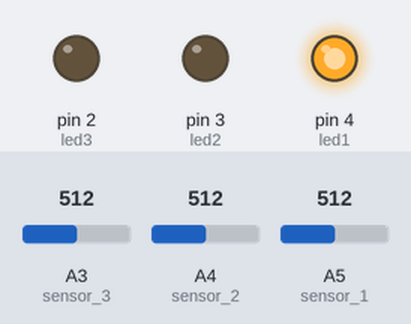
A sketch run on a simulated Arduino Uno, built with avr-gcc and run on an emulated ATmega328P. Parts: output pins drawn as LEDs (lit = HIGH). Inputs (shaded band) come from the test bench; at power-on: A5 (sensor_1) = 512, A4 (sensor_2) = 512, A3 (sensor_3) = 512. What the sketch prints to the serial monitor is not drawn.

Above: at 6.0 s.
6.1 s: A5 (sensor_1) set to 466
17.2 s: A5 (sensor_1) set to 434
At 21.9 s:
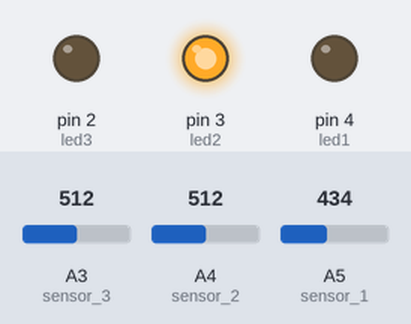
27.7 s: A4 (sensor_2) set to 460
33.9 s: A4 (sensor_2) set to 436
At 37.4 s:
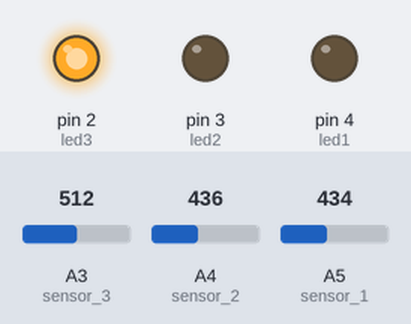
43.4 s: A3 (sensor_3) set to 440
At 48.5 s:
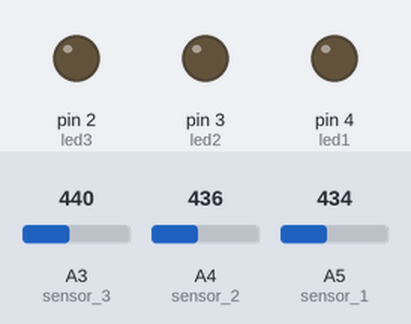
Timing chart, 0 to 50.0 s (numbered marks = the images above; inputs shaded):
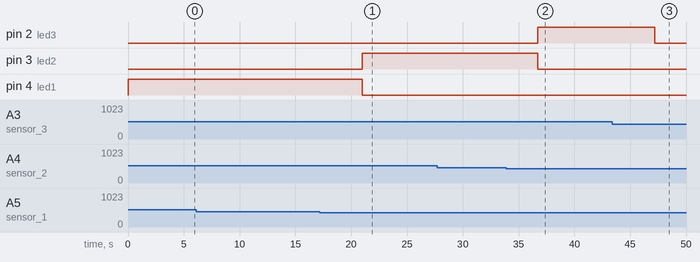

The sketch:

main.ino
```cpp
#include <Keypad.h>

//initializing info - These are the only parameters that would change per building.
const int exitCount = 6;
char exitName[exitCount] = {'A', 'B', 'C', 'D', 'E', 'F'};
int BuildingInfo[2][exitCount]= {
  {3, 2, 1, 2, 1, 4},
  {0, 0, 0, 0, 0, 0}
};
int RateOfSpread = 1;
int sensor1Dist[exitCount] = {0, 40, 230, 140, 200, 100};  //distance of exits from various sensors
int sensor2Dist[exitCount] = {190, 50, 100, 0, 130, 240};
int sensor3Dist[exitCount] = {90, 250, 130, 140, 0, 100};


//global optimization variables
int maxPplPerExit[exitCount];
int maxPpl;
float idealTime;
int find_idealTimeVal;


//main output array
int ppl[exitCount];

//initializing smoke sensors
int sensor_1 = A5;
int gasReading_1 = 0;
int led1 = 4;

int sensor_2 = A4;
int gasReading_2 = 0;
int led2 = 3;

int sensor_3 = A3;
int gasReading_3 = 0;
int led3 = 2;

bool smoke_trigger = false;


//initializing ppl counter through keypad
int pplCount = 0;
char currentKey=' ';

const byte ROWS = 4;
const byte COLS = 3;
char keys[ROWS][COLS] = {
  {'1','2','3'},
  {'4','5','6'},
  {'7','8','9'},
  {'*','0','#'}
};
byte rowPins[ROWS] = {11, 10, 9, 8};
byte colPins[COLS] = {7, 6, 5};

Keypad keypad = Keypad( makeKeymap(keys), rowPins, colPins, ROWS, COLS );

void setup(){
  pinMode(led1, OUTPUT);
  pinMode(led2, OUTPUT);
  pinMode(led3, OUTPUT);
  Serial.begin(9600);

  digitalWrite(led1, LOW);
  digitalWrite(led2, LOW);
  digitalWrite(led3, LOW);
}

void loop() {


  //gas sensor code
  gasReading_1 = analogRead(sensor_1);
  gasReading_2 = analogRead(sensor_2);
  gasReading_3 = analogRead(sensor_3);

  if (gasReading_1 > 450)
  {
    for (int p = 0; p < exitCount; p++){
      //input distance is changed to that of the triggered sensor
      BuildingInfo[1][p] = sensor1Dist[p];
    }
    digitalWrite(led1, HIGH);
    Serial.println("SMOKE ALARM 1 TRIGGERED!");
    smoke_trigger = true;
  }

  else if (gasReading_2 > 450)
  {
    for (int q = 0; q < exitCount; q++){
      BuildingInfo[1][q] = sensor2Dist[q];
    }
    digitalWrite(led2, HIGH);
    Serial.println("SMOKE ALARM 2 TRIGGERED!");
    smoke_trigger = true;
  }

  else if (gasReading_3 > 450)
  {
    for (int r = 0; r < exitCount; r++){
      BuildingInfo[1][r] = sensor3Dist[r];
    }
    digitalWrite(led3, HIGH);
    Serial.println("SMOKE ALARM 3 TRIGGERED!");
    smoke_trigger = true;
  }

  //code for finding total no. of ppl using keypad
  char lkey = keypad.getKey();
  if (lkey != NO_KEY && ((int)lkey-48)>0){

    if (currentKey=='*') {
    	pplCount = pplCount - ((int)lkey-48);
    }
    if (currentKey=='#') {
      	pplCount = pplCount + ((int)lkey-48);
    }
    currentKey=' ';
    Serial.println(pplCount);
  }
  if (lkey != NO_KEY && lkey == '*')
  {
    Serial.print(lkey);
    currentKey=lkey;
  }
  if (lkey != NO_KEY && lkey == '#')
  {
    Serial.print(lkey);
    currentKey=lkey;
  }

 //static values for optimization math
  for(int i = 0; i<exitCount; i++){
    maxPplPerExit[i] = BuildingInfo[0][i]*BuildingInfo[1][i]/RateOfSpread;
    maxPpl = maxPpl + maxPplPerExit[i];
    if (BuildingInfo[1][i] != 0){
      find_idealTimeVal = find_idealTimeVal + BuildingInfo[0][i];
  }
 }

  //dynamic optimization code
  if (smoke_trigger){
    if (maxPpl > pplCount){

      idealTime = pplCount/find_idealTimeVal;
      int pplFilled=0;

      for (int j = 0; j<exitCount; j++){
        /*
        idealTime and idealPpl refer to the value of time it would
        have taken for ppl to evacuate not counting any gas spread limitation
        and the no. of ppl that would've exited through each exit in this situation.
        */
        float idealPpl = idealTime*BuildingInfo[0][j];
        idealPpl = (int)idealPpl;

        /*here we evaluate if we can take in the ideal value without
        crossing the max value because that would be the best possible situation*/
        if (idealPpl >= maxPplPerExit[j]){
          ppl[j] = maxPplPerExit[j];
        }
        else {
          ppl[j] = idealPpl;
        }
        pplFilled = pplFilled + ppl[j];
      }
      int pplLeft = pplCount - pplFilled;
      //^^here^^ we have some values that had crossed max, so they were reduced,
      //therefore, now, the whole pplCount hasn't yet been accomodated.

      int pplFilledWhileloop = 1;
      while (pplFilledWhileloop>0){
        pplFilledWhileloop = 0;
        for (int k = 0; k<exitCount; k++){
      	  int tmpfilled = int(pplLeft*BuildingInfo[0][k]/find_idealTimeVal);
          ppl[k] = ppl[k] + tmpfilled;
          if (ppl[k] > maxPplPerExit[k]){
            ppl[k] = maxPplPerExit[k];
          } else {
            	pplFilledWhileloop = pplFilledWhileloop + tmpfilled;
          }
        }
        pplLeft = pplLeft - pplFilledWhileloop;
      }

      int highestWidth = 0;
      int indexhighestWidth = 0;
      for (int m = 0; m<exitCount; m++){
        if (BuildingInfo[0][m] > highestWidth){
          highestWidth = BuildingInfo[0][m];
          indexhighestWidth = m;
        }
      }

      ppl[indexhighestWidth] = ppl[indexhighestWidth] + pplLeft;
    }
    else {
      Serial.println("ERROR: BUILDING EXCEEDED MAXIMUM SAFE CAPACITY!");
    }
  }
  if (smoke_trigger){
  //optimization output
    for (int n = 0; n<exitCount; n++){
      Serial.print("People who should exit from exit ");
      Serial.print(exitName[n]);
      Serial.print(" is: ");
      Serial.println(ppl[n]);
      Serial.println(" ");
    }
    Serial.println(" ");
  }

  smoke_trigger = false;

  delay(5000);

  digitalWrite(led1, LOW);
  digitalWrite(led2, LOW);
  digitalWrite(led3, LOW);
}
```

Measured:
- the behaviour switches between 451 and 450 on A5 (sensor_1) (found by bisection; images 0 and 1)
- the behaviour switches between 451 and 450 on A4 (sensor_2) (found by bisection; images 1 and 2)
- after the input at 17.2 s, pin 3 (led2): LOW → HIGH after 3.8 s; pin 4 (led1): HIGH → LOW after 3.8 s
- after the input at 33.9 s, pin 2 (led3): LOW → HIGH after 2.8 s; pin 3 (led2): HIGH → LOW after 2.8 s
- after the input at 43.4 s, pin 2 (led3): HIGH → LOW after 3.8 s
